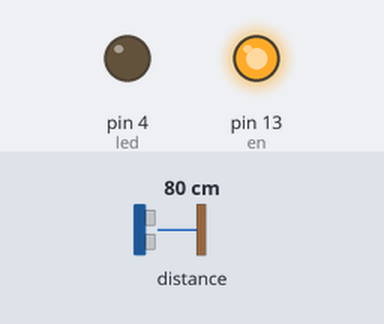
Bench run of a program on a simulated MicroPython board. Shown: output pins drawn as LEDs (lit = HIGH). Inputs (shaded band) come from the test bench; at power-on: distance to the obstacle 80 cm. Pins used as bus, display or sensor lines are not drawn; what the program prints to the serial console is not drawn. At 0.2 s the program stops and its outputs stay as they are.

Above: at 0.1 s.
Timing chart, 0 to 1.6 s (numbered marks = the images above):
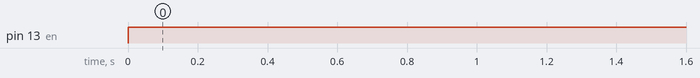

The program:

main.py
```python
"""Bring-up. Set BOARD to 'rp' or 'fi'."""
from link6 import Link6, REG_CTRL, REG_STATUS, REG_VER, REG_CAPS

BOARD = "rp"


def main():
    bus = Link6(board=BOARD)
    if not bus.ping():
        print("no FPGA ID on board=%s" % BOARD)
        return
    print("id=E6 ver=%02x caps=%02x board=%s" % (
        bus.read(REG_VER), bus.read(REG_CAPS), BOARD))
    bus.write(REG_CTRL, 0x1D)
    bus.set_pwm(1000, 0.25)
    bus.set_baud(115200)
    print("status=%02x irq=%s" % (bus.read(REG_STATUS), bus.irq_level()))


if __name__ == "__main__":
    main()
```

link6.py
```python
"""Portable Link-6 host. board='rp' or board='fi'."""
from machine import Pin
import time

BOARDS = {
    "rp": {
        "pwr": 12, "en": 13,
        "sck": 2, "cs": 1, "mosi": 3, "miso": 0,
        "irq": 14, "trig": 15, "led": 4,
    },
    "fi": {
        "pwr": 8, "en": 9,
        "sck": 12, "cs": 10, "mosi": 11, "miso": 13,
        "irq": None, "trig": None, "led": 21,
    },
}

REG_ID = 0x00
REG_VER = 0x01
REG_CAPS = 0x02
REG_STATUS = 0x03
REG_CTRL = 0x05
REG_PWM_PERIOD_LO = 0x10
REG_UART_DIV_LO = 0x20
REG_UART_TX = 0x22
REG_UART_RX = 0x23
REG_SMP_CTRL = 0x30
REG_SMP_WIDTH_LO = 0x31
REG_SMP_PERIOD_LO = 0x33

ID_MAGIC = 0xE6
SYS_HZ = 50_000_000


class Link6:
    def __init__(self, board="rp", irq=None, trig=None, half_period_us=5):
        if board not in BOARDS:
            raise ValueError("board must be 'rp' or 'fi'")
        p = dict(BOARDS[board])
        if irq is not None:
            p["irq"] = irq
        if trig is not None:
            p["trig"] = trig
        self.half = half_period_us
        self.board = board
        self.pwr = Pin(p["pwr"], Pin.OUT, value=1)
        self.en = Pin(p["en"], Pin.OUT, value=1)
        self.sck = Pin(p["sck"], Pin.OUT, value=0)
        self.cs = Pin(p["cs"], Pin.OUT, value=1)
        self.mosi = Pin(p["mosi"], Pin.OUT, value=0)
        self.miso = Pin(p["miso"], Pin.IN)
        self.irq = Pin(p["irq"], Pin.IN) if p["irq"] is not None else None
        self.trig = Pin(p["trig"], Pin.OUT, value=0) if p["trig"] is not None else None
        self.led = Pin(p["led"], Pin.OUT, value=0)

    def _tick(self):
        time.sleep_us(self.half)

    def xfer16(self, word):
        result = 0
        self.cs.value(0)
        self._tick()
        for i in range(15, -1, -1):
            self.mosi.value((word >> i) & 1)
            self._tick()
            self.sck.value(1)
            self._tick()
            result = (result << 1) | self.miso.value()
            self.sck.value(0)
        self._tick()
        self.cs.value(1)
        self._tick()
        return result

    def write(self, addr, data):
        self.xfer16((1 << 15) | ((addr & 0x7F) << 8) | (data & 0xFF))

    def read(self, addr):
        return self.xfer16((addr & 0x7F) << 8) & 0xFF

    def ping(self, tries=20):
        for _ in range(tries):
            if self.read(REG_ID) == ID_MAGIC:
                return True
            time.sleep_ms(10)
        return False

    def write16(self, lo, value):
        self.write(lo, value & 0xFF)
        self.write(lo + 1, (value >> 8) & 0xFF)

    def read16(self, lo):
        return self.read(lo) | (self.read(lo + 1) << 8)

    def set_pwm(self, freq_hz, duty_frac):
        period = max(1, int(SYS_HZ / freq_hz))
        if period > 0xFFFF:
            raise ValueError("freq too low")
        self.write16(REG_PWM_PERIOD_LO, period)
        self.write16(REG_PWM_PERIOD_LO + 2, int(period * duty_frac) & 0xFFFF)

    def set_baud(self, baud):
        self.write16(REG_UART_DIV_LO, max(1, int(SYS_HZ / baud)))

    def uart_write(self, byte):
        self.write(REG_UART_TX, byte & 0xFF)

    def uart_read(self):
        return self.read(REG_UART_RX)

    def arm_sampler(self):
        if self.trig is not None:
            self.trig.value(1)
            time.sleep_us(20)
            self.trig.value(0)
        else:
            self.write(REG_SMP_CTRL, 0x01)

    def irq_level(self):
        return self.irq.value() if self.irq is not None else None
```

Measured:
- by itself, pin 13 (en): LOW → HIGH at 0.00 s
